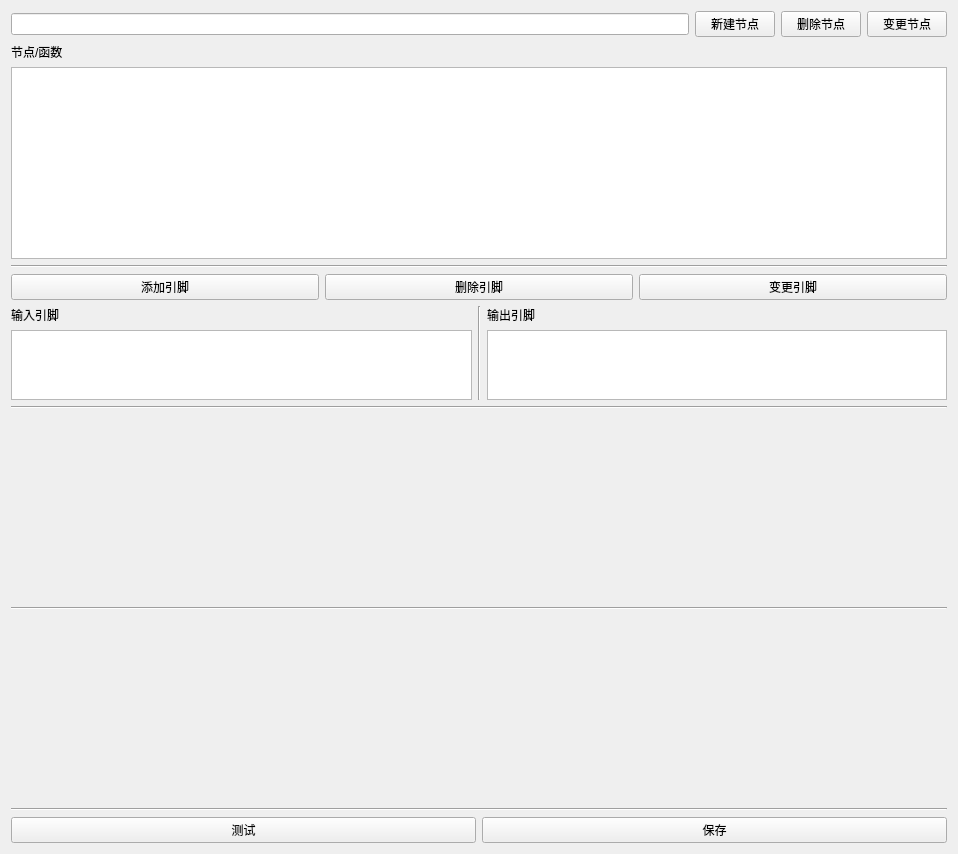
<?xml version="1.0" encoding="UTF-8"?>
<ui version="4.0">
 <class>NodeEditer</class>
 <widget class="QWidget" name="NodeEditer">
  <property name="geometry">
   <rect>
    <x>0</x>
    <y>0</y>
    <width>958</width>
    <height>854</height>
   </rect>
  </property>
  <property name="windowTitle">
   <string>节点编辑器</string>
  </property>
  <layout class="QVBoxLayout" name="verticalLayout_2" stretch="0,0,0,0,0,1,0,2,2,2,0,1">
   <item>
    <layout class="QHBoxLayout" name="horizontalLayout_4">
     <item>
      <widget class="QLineEdit" name="li_search_node"/>
     </item>
     <item>
      <widget class="QPushButton" name="pb_add_node">
       <property name="text">
        <string>新建节点</string>
       </property>
      </widget>
     </item>
     <item>
      <widget class="QPushButton" name="pb_remove_node">
       <property name="text">
        <string>删除节点</string>
       </property>
      </widget>
     </item>
     <item>
      <widget class="QPushButton" name="pb_modify_node">
       <property name="text">
        <string>变更节点</string>
       </property>
      </widget>
     </item>
    </layout>
   </item>
   <item>
    <widget class="QLabel" name="label_3">
     <property name="text">
      <string>节点/函数</string>
     </property>
    </widget>
   </item>
   <item>
    <widget class="QTableWidget" name="tb_node"/>
   </item>
   <item>
    <widget class="Line" name="line_6">
     <property name="orientation">
      <enum>Qt::Horizontal</enum>
     </property>
    </widget>
   </item>
   <item>
    <layout class="QHBoxLayout" name="horizontalLayout_3">
     <item>
      <widget class="QPushButton" name="pb_add_port">
       <property name="text">
        <string>添加引脚</string>
       </property>
      </widget>
     </item>
     <item>
      <widget class="QPushButton" name="pb_modify_port">
       <property name="text">
        <string>删除引脚</string>
       </property>
      </widget>
     </item>
     <item>
      <widget class="QPushButton" name="pb_delete_port">
       <property name="text">
        <string>变更引脚</string>
       </property>
      </widget>
     </item>
    </layout>
   </item>
   <item>
    <layout class="QHBoxLayout" name="horizontalLayout">
     <item>
      <layout class="QVBoxLayout" name="verticalLayout">
       <item>
        <widget class="QLabel" name="label">
         <property name="text">
          <string>输入引脚</string>
         </property>
        </widget>
       </item>
       <item>
        <widget class="QTableWidget" name="tb_port_input"/>
       </item>
      </layout>
     </item>
     <item>
      <widget class="Line" name="line">
       <property name="orientation">
        <enum>Qt::Vertical</enum>
       </property>
      </widget>
     </item>
     <item>
      <layout class="QVBoxLayout" name="verticalLayout_3">
       <item>
        <widget class="QLabel" name="label_2">
         <property name="text">
          <string>输出引脚</string>
         </property>
        </widget>
       </item>
       <item>
        <widget class="QTableWidget" name="tb_port_output"/>
       </item>
      </layout>
     </item>
    </layout>
   </item>
   <item>
    <widget class="Line" name="line_4">
     <property name="orientation">
      <enum>Qt::Horizontal</enum>
     </property>
    </widget>
   </item>
   <item>
    <widget class="QWidget" name="wi_daima" native="true"/>
   </item>
   <item>
    <widget class="Line" name="line_2">
     <property name="orientation">
      <enum>Qt::Horizontal</enum>
     </property>
    </widget>
   </item>
   <item>
    <widget class="QWidget" name="wi_node_display" native="true"/>
   </item>
   <item>
    <widget class="Line" name="line_5">
     <property name="orientation">
      <enum>Qt::Horizontal</enum>
     </property>
    </widget>
   </item>
   <item>
    <layout class="QHBoxLayout" name="horizontalLayout_2">
     <item>
      <widget class="QPushButton" name="pb_run_test">
       <property name="text">
        <string>测试</string>
       </property>
      </widget>
     </item>
     <item>
      <widget class="QPushButton" name="pb_save">
       <property name="text">
        <string>保存</string>
       </property>
      </widget>
     </item>
    </layout>
   </item>
  </layout>
 </widget>
 <resources/>
 <connections/>
</ui>
